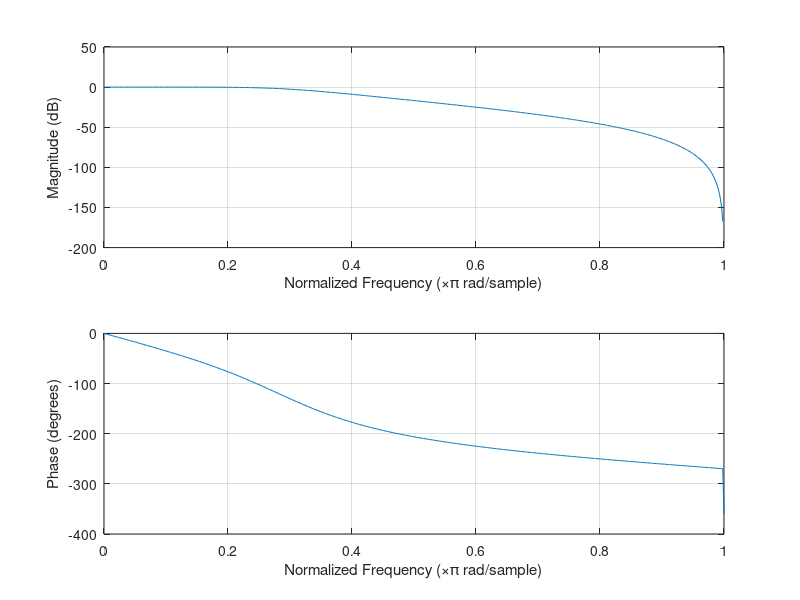
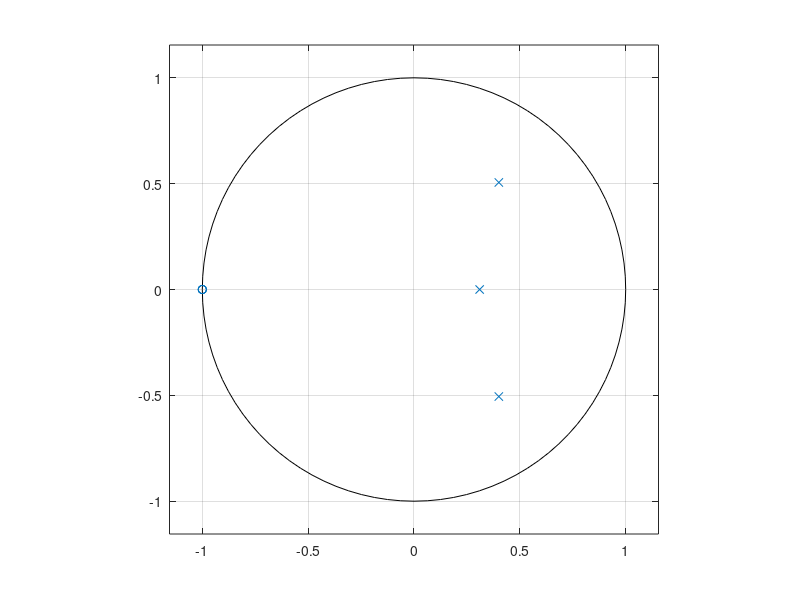

Reproduce these figures in MATLAB, in order. (Note: this script raises an error after producing the figures.)
%%init
clc
clear
close all

%% design filter
% specify the attenuations (positive numbers!)
Gp = 2;    
Gs = 11;

% specify the frequencies
w_p = 10;    
w_s = 15;

% specify the highest frequency to process (Nyquist!)
w_max = 35; 

% normalize the frequencies:
w_p_norm = w_p/w_max;
w_s_norm = w_s/w_max;

% now we can get the filter order N and the cut-off Wn!
[N, Wn] = buttord(w_p_norm, w_s_norm, Gp, Gs);

% get the filter coefficients:
[B, A] = butter(N, Wn);

%%
fs=4*pi*35; %omega_n = 35
figure(1);
freqz(B, A);
nuller=roots(B);
poler=roots(A);
figure(2);
zplane(nuller,poler);

%% 1.2
%% generate signal
f=10;
[t, s] = generate_sinusoid(1,f,0,fs,1);

s_filt1=filter(B,A,s);
s_filt2=filter(B,A,fliplr(s_filt1));
%% Plot signal
% Create time vector
fig1 = figure(1);
plot(t,fliplr(s_filt2),'r','LineWidth',3);
xlabel('Time [t]','FontSize',15);
ylabel('Signal [a.u.]','FontSize',15);
grid on;
hold on;
plot(t,s,'b','LineWidth',1);
set(gcf,'Position',[100 100 800 500]);
set(gca,'Fontsize',12)
hold off;
legend('Processed signal','Original signal');
xlim([0 1/f*5]);
ylim([-1.1 1.1]);

%% higher order filter
%% generate signal
f=100;
[t, signal] = generate_sinusoid(1,f,0,fs,1);
%filter the signal 3 times
signal_filt1=filter(B,A,signal);
signal_filt2=filter(B,A,signal_filt1);
signal_filt3=filter(B,A,signal_filt2);

%% Plot signal
% Create time vector
fig2 = figure(2);
plot(t,signal,'b');
xlabel('Time [t]','FontSize',15);
ylabel('Signal [a.u.]','FontSize',15);
grid on;
hold on;
plot(t,signal_filt1,'c');
plot(t,signal_filt2,'m');
plot(t,signal_filt3,'r');
set(gcf,'Position',[100 100 800 500]);
set(gca,'Fontsize',12)
hold off;
xlim([0 (1/f)*5]);
ylim([-1.1 1.1]);
legend('Original signal','Signal filtered 1 time','Signal filtered 2 times','Signal filtered 3 times');

%% cascading filters
[h,w]=freqz(B,A);
%using convolution as polynomial multiplication
B_cas1=conv(B,B);
A_cas1=conv(A,A);
[h1,w1]=freqz(B_cas1,A_cas1);
B_cas2=conv(B_cas1,B);
A_cas2=conv(A_cas1,A);
[h2,w2]=freqz(B_cas2,A_cas2);
B_cas3=conv(B_cas2,B);
A_cas3=conv(A_cas2,A);
[h3,w3]=freqz(B_cas3,A_cas3);
fig3=figure(3);
subplot(2,1,1);
plot(w/pi,20*log10(abs(h)))
hold on
plot(w1/pi,20*log10(abs(h1)))
plot(w2/pi,20*log10(abs(h2)))
plot(w3/pi,20*log10(abs(h3)))
grid on
ax = gca;
ax.YLim = [-100 20];
ax.XTick = 0:.2:2;
xlabel('Normalized Frequency (\times\pi rad/sample)')
ylabel('Magnitude (dB)')
legend('Original filter','2 cascaded filters','3 cascaded filters','4 cascaded filters');
hold off
subplot(2,1,2);
plot(w/pi,angle(h));
hold on
plot(w1/pi,angle(h1));
plot(w2/pi,angle(h2));
plot(w3/pi,angle(h3));
grid on
ax = gca;
ax.YLim = [-pi pi];
ax.XTick = 0:.2:2;
xlabel('Normalized Frequency (\times\pi rad/sample)')
ylabel('Phase (degrees)')
legend('Original filter','2 cascaded filters','3 cascaded filters','4 cascaded filters');
hold off